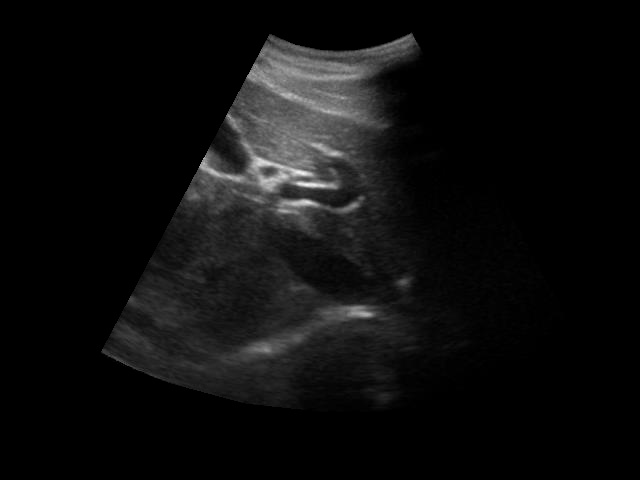
%> input picture images/image_inuse/a10.jpg, 640 x 480 px; its folder holds only this picture in this run
$ octave --eval "guided_filter_with_metrics;"   (GNU Octave 9; MATLAB toolbox functions it lacks are replaced by stand-ins)
%> lines starting %> are read from the running program, lines starting %| are printed output that depends on the picture
function guided_filter_with_metrics()
    % Guided Filter with PSNR and RMSE Calculation for Speckle Noise

    clc; clear; close all;

    % === 1. Define Input & Output Paths ===
    inFolder  = 'C:\Users\TNXQ\Desktop\Speckle_noise_reduction_using_various_filters\images\image_inuse';   % input images folder(choose your own image folder)
    outFolder = 'C:\Users\TNXQ\Desktop\Speckle_noise_reduction_using_various_filters\Metrices_table';       % output results folder(choose your own output folder)

    % Create output folder if not exists
    if ~exist(outFolder, 'dir')
        mkdir(outFolder);
    end

    % === 2. Get List of Images ===
    imgFiles = dir(fullfile(inFolder, '*.jpg'));   % change to *.png if needed

    % === 3. Prepare Results Table ===
    SSIM_Table = table; % XLSX table where result of all images with SSIM values.
    Corr_Table = table; % XLSX table where result of all images with Corelation parameter values.


    % === 4. Loop Through Images ===
    for k = 1:length(imgFiles)
        % Read image
        fname = imgFiles(k).name;% extract file names from the list of images.
        fpath = fullfile(inFolder, fname);% combine input folder and image name to get full path where image is stored.
        image = imread(fpath);% reads the input images.
%> image is the input picture: size 480x640 uint8; min 0, max 248, mean 13.6

        if size(image, 3) == 3
            image = rgb2gray(image); % Convert to grayscale if it's a color image
        end

        % Normalize the image to range [0, 1]
        image = double(image) / 255;
%> image: size 480x640 double

        % Add speckle noise with variance 0.08
        noise_variance = 0.08;
        noisy_image = imnoise(image, 'speckle', noise_variance);

        % Parameters for the guided filter
        radius = 5;          % Radius of the window
        epsilon = 0.02;    % Regularization parameter

        % Apply guided filter
        filtered_image = guided_filter(noisy_image, noisy_image, radius, epsilon);

        % Calculate SSIM and CP
        [ssim_value, ~]  = ssim(image, filtered_image);
% [25 lines not run here, left out]
function guided_img = guided_filter(I, P, radius, epsilon)
%> called with radius = 5, epsilon = 0.02
    % I: Guidance image (input image)
    % P: Filtering image (input image)
    % radius: Window radius
    % epsilon: Regularization parameter

    [rows, cols] = size(I);
%> rows = 480; cols = 640
    N = box_filter(ones(rows, cols), radius);

    mean_I = box_filter(I, radius) ./ N;
%> call 2 of box_filter, with radius = 5
%> in box_filter (call 2), `result = conv2(img, kernel, 'same');`:
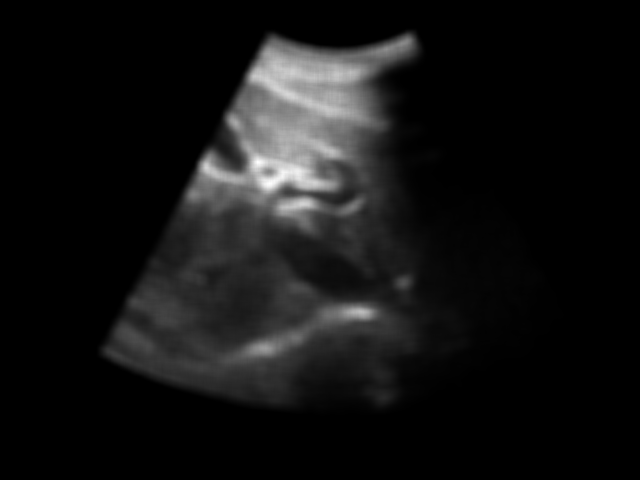
%> result: size 480x640 double; min 0, max 84.48, mean 6.5; drawn with min black and max white
    mean_P = box_filter(P, radius) ./ N;
    corr_I = box_filter(I .* I, radius) ./ N;
%> call 4 of box_filter, with radius = 5
%> in box_filter (call 4), `result = conv2(img, kernel, 'same');`:
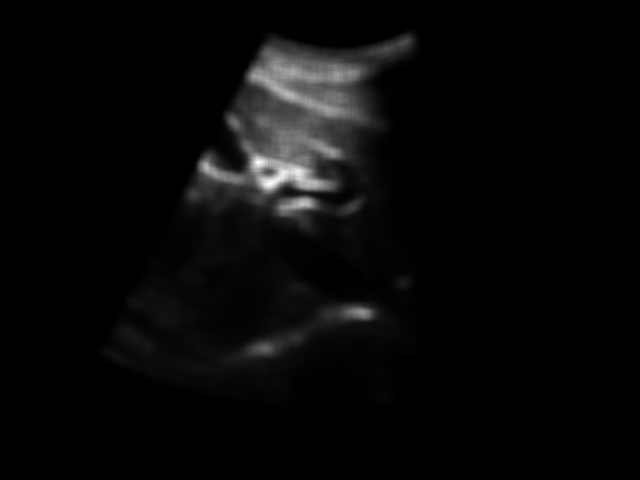
%> result: size 480x640 double; min 0, max 63.46, mean 2.1; drawn with min black and max white
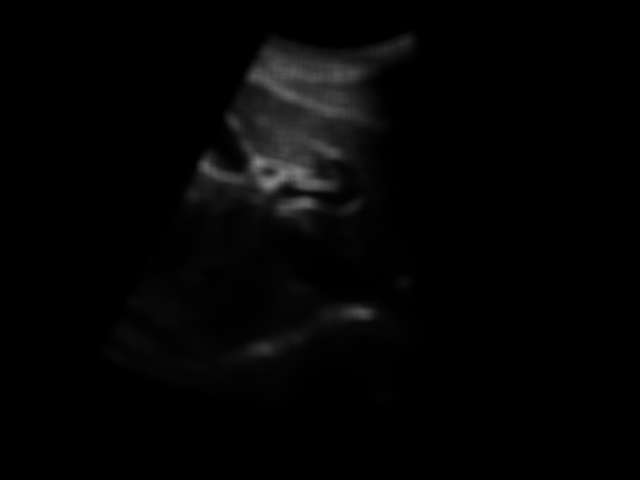
%> corr_I: size 480x640 double; min 0, max 0.524, mean 0.0174
    corr_IP = box_filter(I .* P, radius) ./ N;

    var_I = corr_I - mean_I .* mean_I;
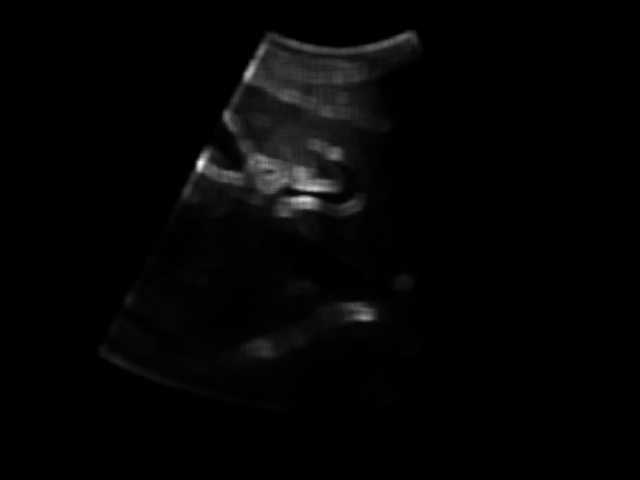
%> var_I: size 480x640 double; min 0, max 0.12, mean 0.00222; drawn with min black and max white
    cov_IP = corr_IP - mean_I .* mean_P;

    a = cov_IP ./ (var_I + epsilon);
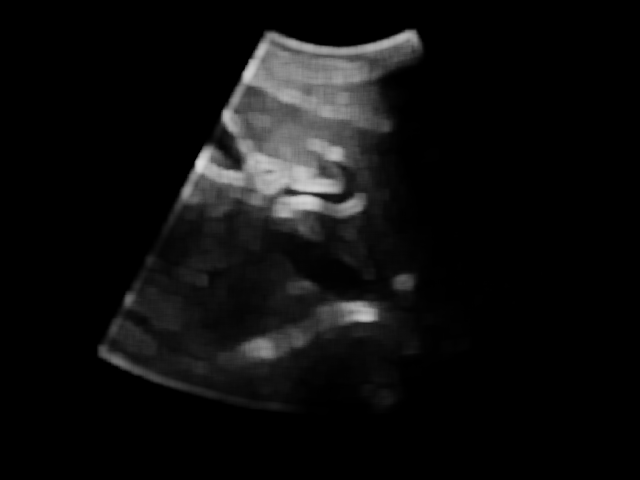
%> a: size 480x640 double; min 0, max 0.857, mean 0.0577
    b = mean_P - a .* mean_I;
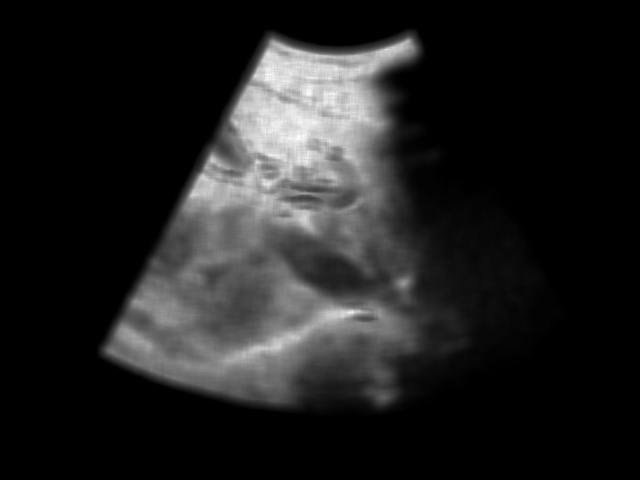
%> b: size 480x640 double; min 0, max 0.279, mean 0.0358; drawn with min black and max white

    mean_a = box_filter(a, radius) ./ N;
%> call 6 of box_filter, with radius = 5
%> in box_filter (call 6), `result = conv2(img, kernel, 'same');`:
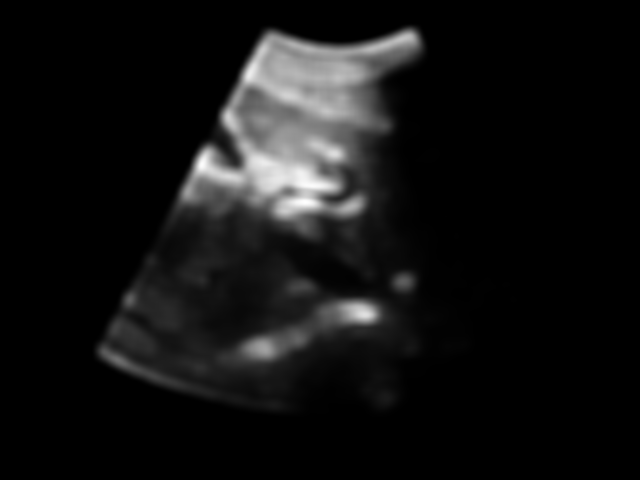
%> result: size 480x640 double; min 0, max 94.69, mean 7; drawn with min black and max white
    mean_b = box_filter(b, radius) ./ N;

    guided_img = mean_a .* I + mean_b;
%> the run ends on the next line
end

function result = box_filter(img, radius)
    % Fast box filter for mean calculation
    kernel = ones(2*radius + 1, 2*radius + 1);
    result = conv2(img, kernel, 'same');
end

$ run again, on images/image_inuse/b19.jpg
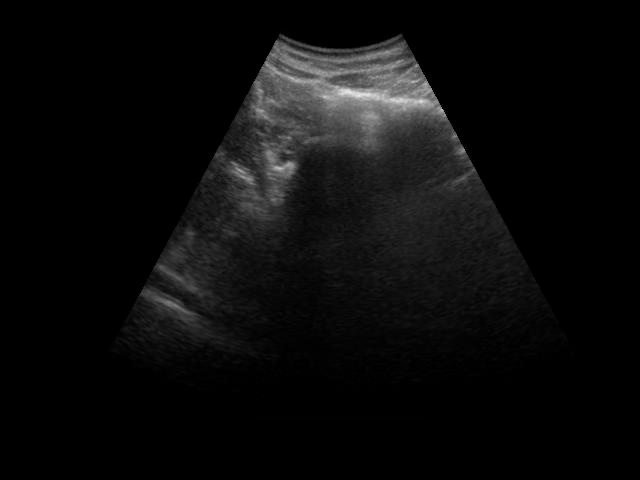
%> input picture images/image_inuse/b19.jpg, 640 x 480 px
%> in guided_filter_with_metrics, image is the input picture: size 480x640 uint8; min 0, max 239, mean 11.6
%> image: size 480x640 double
%> in guided_filter, `corr_I = box_filter(I .* I, radius) ./ N;`:
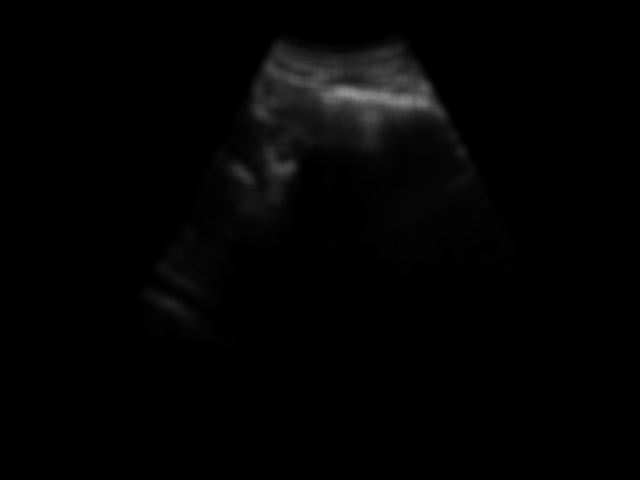
%> corr_I: size 480x640 double; min 0, max 0.588, mean 0.0141
%> in box_filter (call 7), `result = conv2(img, kernel, 'same');`:
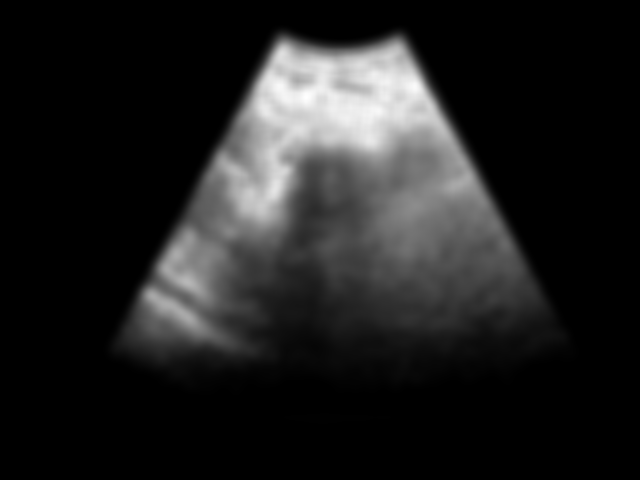
%> result: size 480x640 double; min 0, max 29.96, mean 3.8; drawn with min black and max white

$ run again, on images/image_inuse/b26.jpg
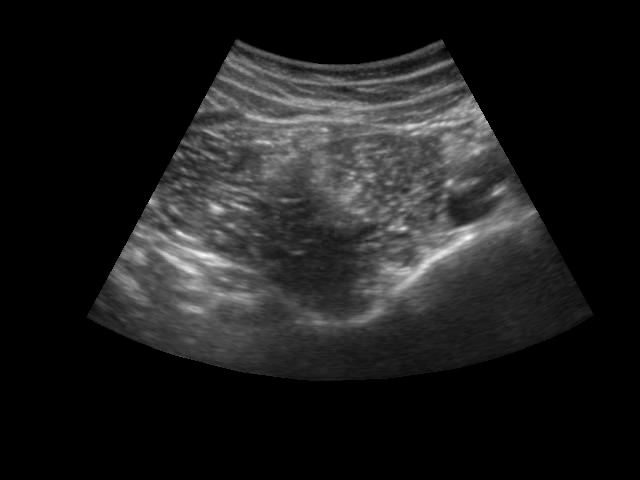
%> input picture images/image_inuse/b26.jpg, 640 x 480 px
%> in guided_filter_with_metrics, image is the input picture: size 480x640 uint8; min 0, max 254, mean 28.9
%> image: size 480x640 double
%> in guided_filter, `var_I = corr_I - mean_I .* mean_I;`:
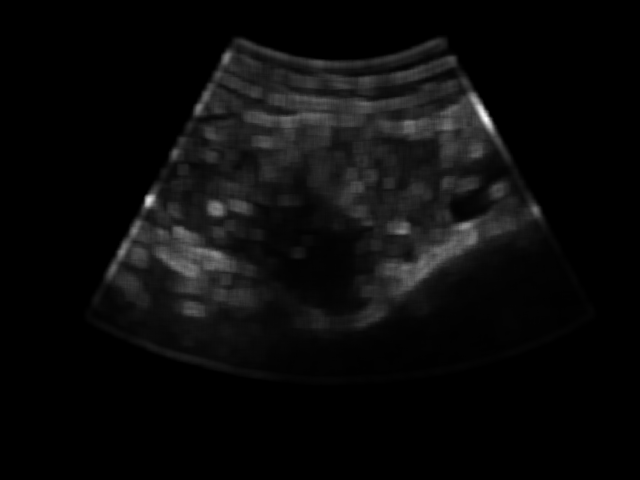
%> var_I: size 480x640 double; min 0, max 0.116, mean 0.0051; drawn with min black and max white
%> in box_filter (call 7), `result = conv2(img, kernel, 'same');`:
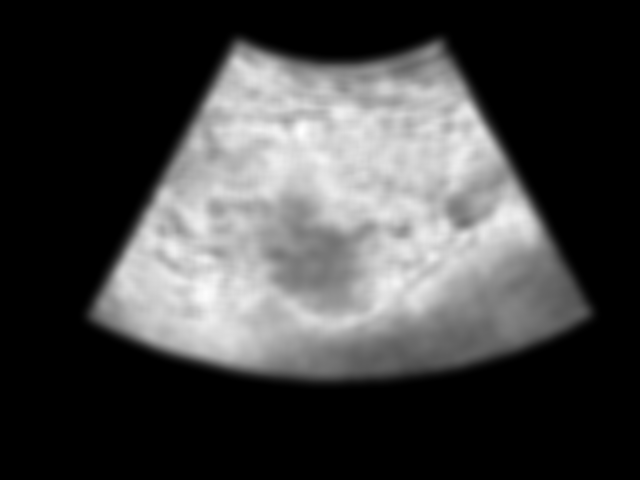
%> result: size 480x640 double; min 0, max 30.95, mean 8.2; drawn with min black and max white

$ run again, on images/image_inuse/a3.jpg
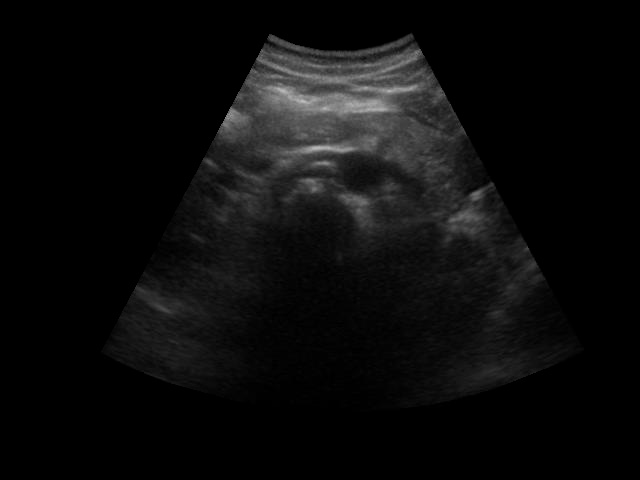
%> input picture images/image_inuse/a3.jpg, 640 x 480 px
%> in guided_filter_with_metrics, image is the input picture: size 480x640 uint8; min 0, max 192, mean 12
%> image: size 480x640 double
%> in box_filter (call 6), `result = conv2(img, kernel, 'same');`:
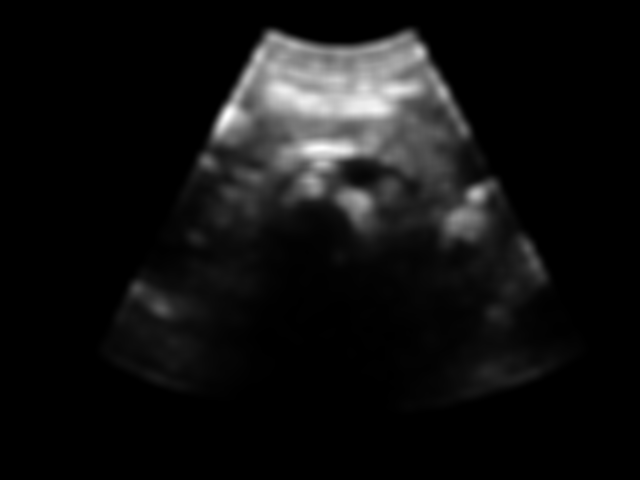
%> result: size 480x640 double; min 0, max 80.97, mean 5.7; drawn with min black and max white
